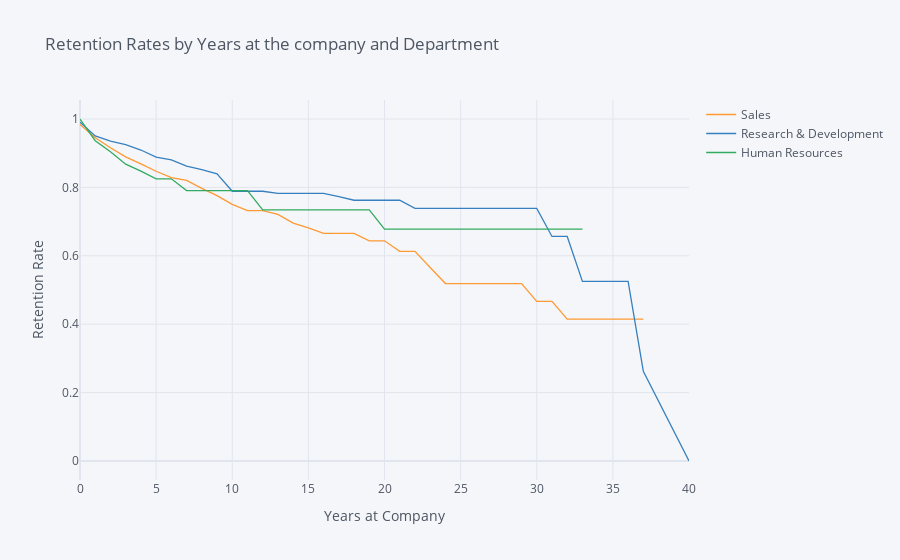

Write notebook code for a chart like this one.
### Markdown cell above
## 7. Let's investigate whether the department the employee works in has an impact on how long they stay with the company. Generate and plot survival curves showing retention by department and years the employee has worked at the company.

### Code cell
rates = survival(data, 'Department', 'YearsAtCompany', 'Attrition')

rates.iplot(kind='line', xTitle='Years at Company', yTitle='Retention Rate',
            title='Retention Rates by Years at the company and Department')

### Figure 1 — Plotly figure (JSON) as saved in the notebook; plotly's stock layout.template omitted (floating-point values rounded to 4 significant figures)
{"data": [{"line": {"color": "rgba(255, 153, 51, 1.0)", "dash": "solid", "shape": "linear", "width": 1.3}, "mode": "lines", "name": "Sales", "text": "", "type": "scatter", "x": [0, 1, 2, 3, 4, 5, 6, 7, 8, 9, 10, 11, 12, 13, 14, 15, 16, 17, 18, 19, 20, 21, 22, 23, 24, 25, 26, 27, 29, 30, 31, 32, 33, 34, 36, 37, 40], "y": [0.9843, 0.9453, 0.9158, 0.8891, 0.8689, 0.8473, 0.8285, 0.8205, 0.7971, 0.7759, 0.7502, 0.7319, 0.7319, 0.7209, 0.6956, 0.6819, 0.6653, 0.6653, 0.6653, 0.6438, 0.6438, 0.6132, 0.6132, 0.566, 0.5188, 0.5188, 0.5188, 0.5188, 0.5188, 0.467, 0.467, 0.4151, 0.4151, 0.4151, 0.4151, 0.4151, ""]}, {"line": {"color": "rgba(55, 128, 191, 1.0)", "dash": "solid", "shape": "linear", "width": 1.3}, "mode": "lines", "name": "Research & Development", "text": "", "type": "scatter", "x": [0, 1, 2, 3, 4, 5, 6, 7, 8, 9, 10, 11, 12, 13, 14, 15, 16, 17, 18, 19, 20, 21, 22, 23, 24, 25, 26, 27, 29, 30, 31, 32, 33, 34, 36, 37, 40], "y": [0.9906, 0.9503, 0.9351, 0.9249, 0.9093, 0.8886, 0.8805, 0.8624, 0.852, 0.8399, 0.7887, 0.7887, 0.7887, 0.7825, 0.7825, 0.7825, 0.7825, 0.7729, 0.7624, 0.7624, 0.7624, 0.7624, 0.7386, 0.7386, 0.7386, 0.7386, 0.7386, 0.7386, 0.7386, 0.7386, 0.6565, 0.6565, 0.5252, 0.5252, 0.5252, 0.2626, 0]}, {"line": {"color": "rgba(50, 171, 96, 1.0)", "dash": "solid", "shape": "linear", "width": 1.3}, "mode": "lines", "name": "Human Resources", "text": "", "type": "scatter", "x": [0, 1, 2, 3, 4, 5, 6, 7, 8, 9, 10, 11, 12, 13, 14, 15, 16, 17, 18, 19, 20, 21, 22, 23, 24, 25, 26, 27, 29, 30, 31, 32, 33, 34, 36, 37, 40], "y": [1, 0.9365, 0.9042, 0.868, 0.8474, 0.8251, 0.8251, 0.7907, 0.7907, 0.7907, 0.7907, 0.7907, 0.7342, 0.7342, 0.7342, 0.7342, 0.7342, 0.7342, 0.7342, 0.7342, 0.6777, 0.6777, 0.6777, 0.6777, 0.6777, 0.6777, 0.6777, 0.6777, 0.6777, 0.6777, 0.6777, 0.6777, 0.6777, "", "", "", ""]}], "layout": {"autosize": true, "legend": {"bgcolor": "#F5F6F9", "font": {"color": "#4D5663"}}, "paper_bgcolor": "#F5F6F9", "plot_bgcolor": "#F5F6F9", "title": {"font": {"color": "#4D5663"}, "text": "Retention Rates by Years at the company and Department"}, "xaxis": {"autorange": true, "gridcolor": "#E1E5ED", "range": [0, 40], "showgrid": true, "tickfont": {"color": "#4D5663"}, "title": {"font": {"color": "#4D5663"}, "text": "Years at Company"}, "type": "linear", "zerolinecolor": "#E1E5ED"}, "yaxis": {"autorange": true, "gridcolor": "#E1E5ED", "range": [-0.05556, 1.056], "showgrid": true, "tickfont": {"color": "#4D5663"}, "title": {"font": {"color": "#4D5663"}, "text": "Retention Rate"}, "type": "linear", "zerolinecolor": "#E1E5ED"}}}
